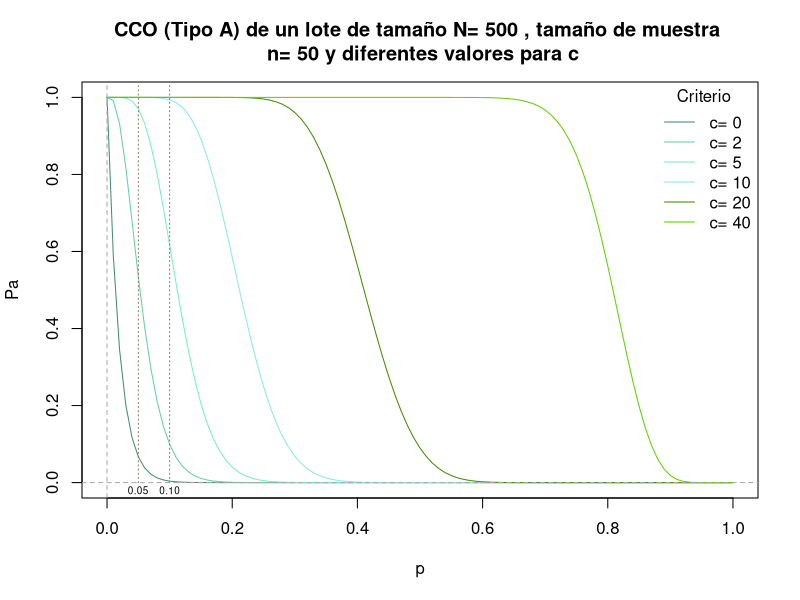
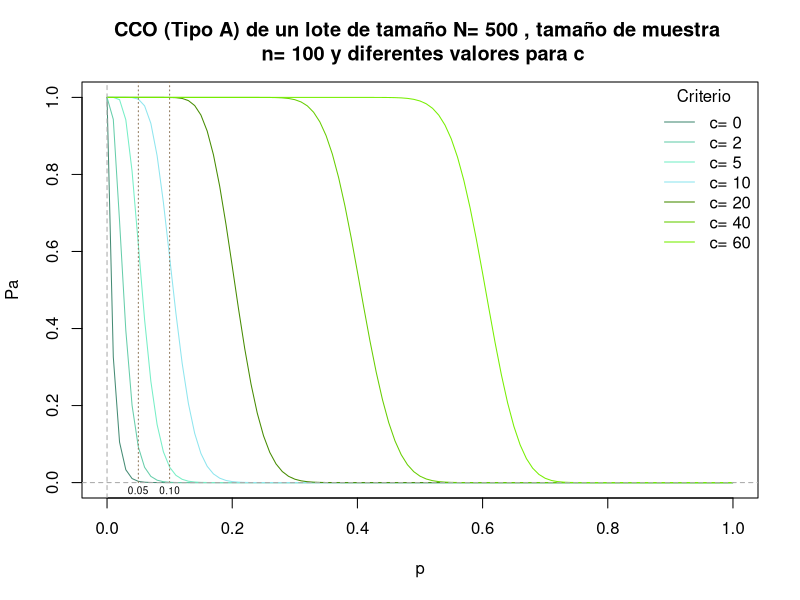
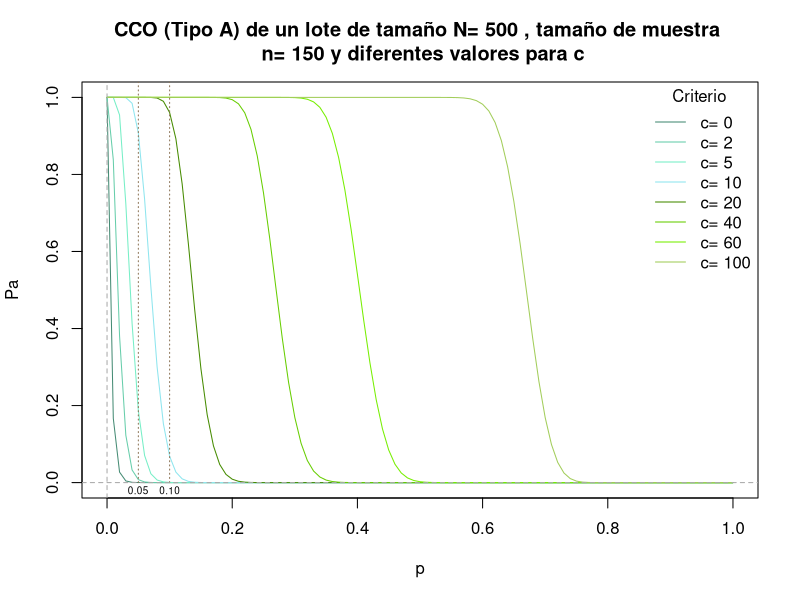
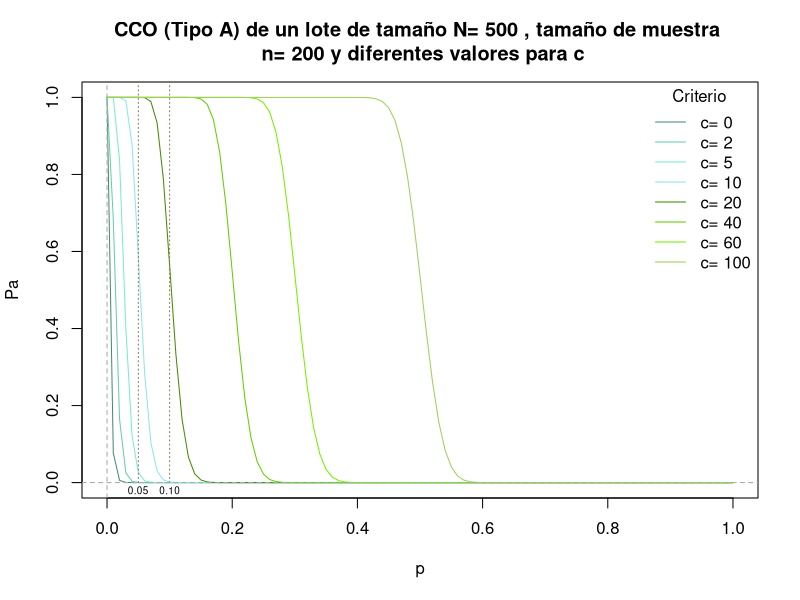
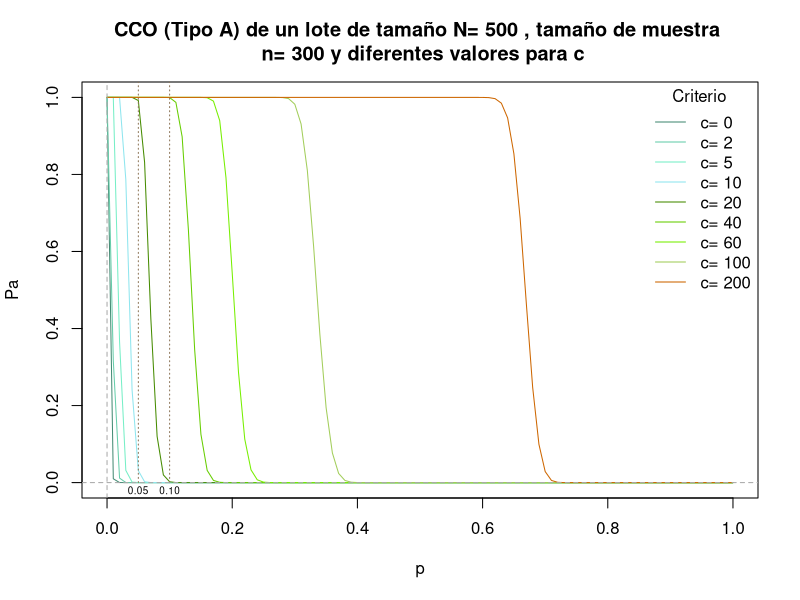
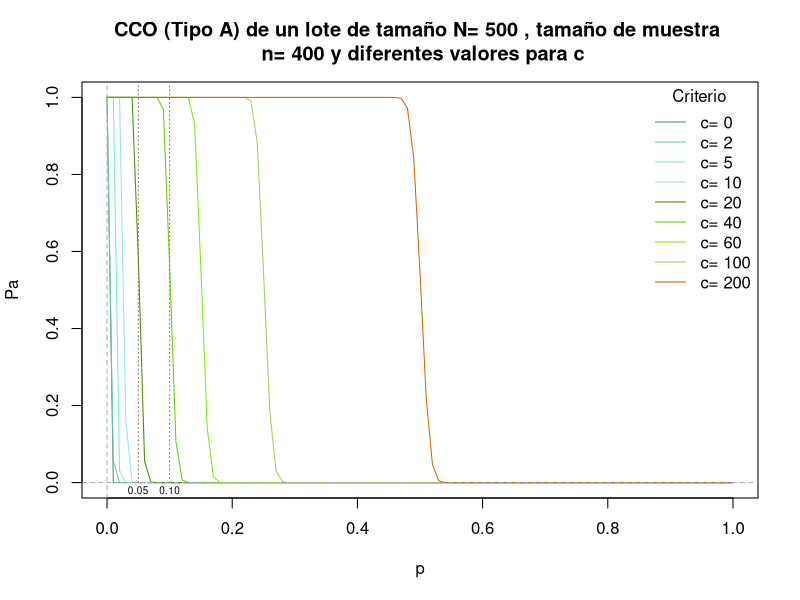
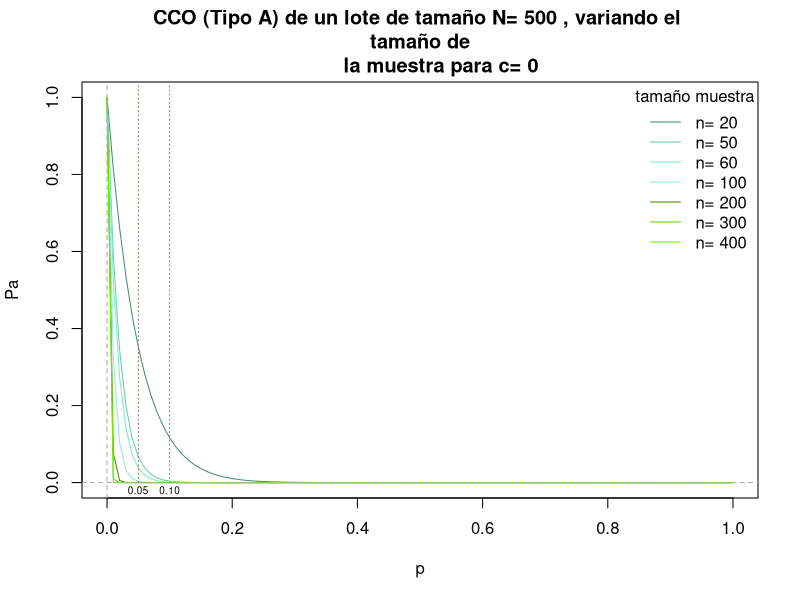
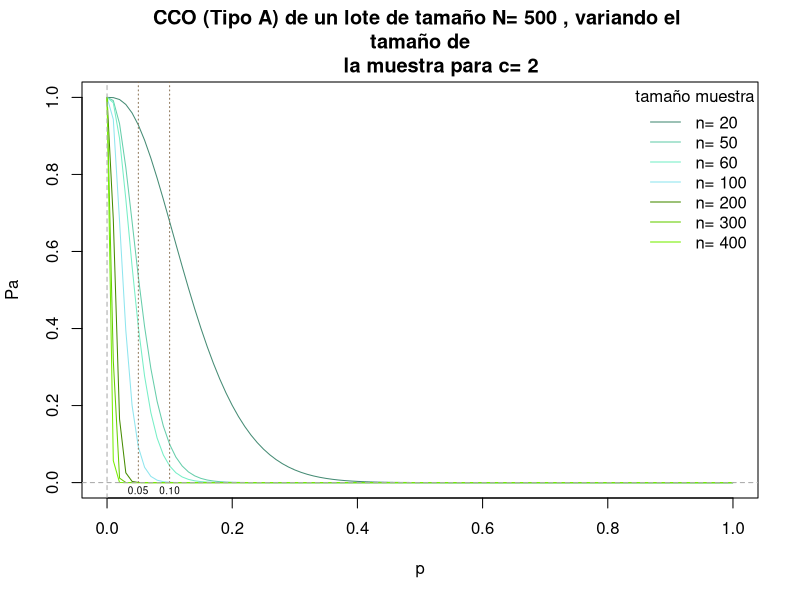

Write the R code that produced these figures, in order.

N <- c(500)
n <- c(50, 100, 150, 200, 300, 400)
c <- c(0, 2, 5, 10, 20, 40, 60, 100, 200, 400)
n1 <- c(20, 50, 60, 100, 200, 300, 400)
c1 <- c(0, 2, 10, 40, 100, 200, 300)
prop <- seq(0, 1, 0.01)

cols <- c("aquamarine4", "aquamarine3", "aquamarine2", "cadetblue2", "chartreuse4",
          "chartreuse3", "chartreuse2", "darkolivegreen3", "darkorange3", "dodgerblue2")

for(t_N in 1:length(N)){

for (j in 1:length(n)) {
  x11()
  plot(prop, phyper(c[1], N[t_N ]*prop, N[t_N ]*(1 - prop), n[j]),
       main = paste("CCO (Tipo A) de un lote de tamaño N=", N[t_N ], ", tamaño de muestra \n",
                    "n=",n[j], "y diferentes valores para c"), type = "l",
       col = cols[1], ylab = "Pa", xlab = "p")
  index <- which(c < n[j])
  c_rest <- c[index][-1]
  for (i in 1:length(c_rest)) {
    lines(prop, phyper(c_rest[i], N[t_N ]*prop,N[t_N ]*(1 - prop), n[j]), lty= 1,
          col = cols[i + 1])
  }
  legend(x = "topright", legend = paste("c=",c[index]), col = cols[index], 
         title = "Criterio", lty= 1, box.lty = 0, bg = NA)
  # abline(v=c(0.05, 0.10), lty = 3, col = c("burlywood4"))
  segments(x0= 0.05, y0= 0, x1= 0.05, y1= 1.5, lty = 3, col = c("burlywood4"))
  segments(x0= 0.10, y0= 0, x1= 0.10, y1= 1.5, lty = 3, col = c("burlywood4"))
  abline(v= 0, h= 0, lty = 2, col = c("darkgray"))
  text(x= 0.05, y= -0.02, label= "0.05", cex = 0.6)
  text(x= 0.10, y= -0.02, label= "0.10", cex = 0.6)
}

for (j in 1:length(c1)) {
  x11()
  index <- which(n1 >  c1[j])
  if(length(index) > 0){ 
  n_rest <- n1[index]
  plot(prop, phyper(c1[j], N[t_N ]*prop, N[t_N ]*(1- prop), n_rest[1]),
       main = paste("CCO (Tipo A) de un lote de tamaño N=", N[t_N ], ", variando el \n tamaño de 
       la muestra para c=", c1[j]), type = "l",
       col = cols[1], ylab = "Pa", xlab = "p")
    n_rest2 <- n_rest[-1] 
    if(length(n_rest2)>0){
    for (i in 1:length(n_rest2)) {
    lines(prop, phyper(c1[j], N[t_N ]*prop,N[t_N ]*(1 - prop), n_rest2[i]), lty= 1,
      col = cols[i + 1])
    }
    }
    legend(x = "topright", legend = paste("n=",n_rest), col = cols[1:length(n_rest)],
           title = "tamaño muestra", lty= 1, box.lty = 0, bg = NA)
    segments(x0= 0.05, y0= 0, x1= 0.05, y1= 1.5, lty = 3, col = c("burlywood4"))
    segments(x0= 0.10, y0= 0, x1= 0.10, y1= 1.5, lty = 3, col = c("burlywood4"))
    abline(v= 0, h= 0, lty = 2, col = c("darkgray"))
    text(x= 0.05, y= -0.02, label= "0.05", cex = 0.6)
    text(x= 0.10, y= -0.02, label= "0.10", cex = 0.6)
  }
}
}

x11()
plot(prop, phyper(2, 500*prop, 500*(1- prop), 200),
     main = paste("CCO (Tipo A) variando tamaño de lote con tamaño de \n 
       muestra n=", 200,"para c=", 10), type = "l",
     col = cols[1], ylab = "Pa", xlab = "p")
lines(prop, phyper(2, 5000*prop,5000*(1 - prop), 200), lty= 1,
      col = cols[2])
lines(prop, phyper(2, 50000*prop,50000*(1 - prop), 200), lty= 1,
      col = cols[3])
legend(x = "topright", legend = paste("n=",N), col = cols[1:length(N)],
       title = "tamaño muestra", lty= 1, box.lty = 0, bg = NA)
segments(x0= 0.05, y0= 0, x1= 0.05, y1= 1.5, lty = 3, col = c("burlywood4"))
segments(x0= 0.10, y0= 0, x1= 0.10, y1= 1.5, lty = 3, col = c("burlywood4"))
abline(v= 0, h= 0, lty = 2, col = c("darkgray"))
text(x= 0.05, y= -0.02, label= "0.05", cex = 0.6)
text(x= 0.10, y= -0.02, label= "0.10", cex = 0.6)
